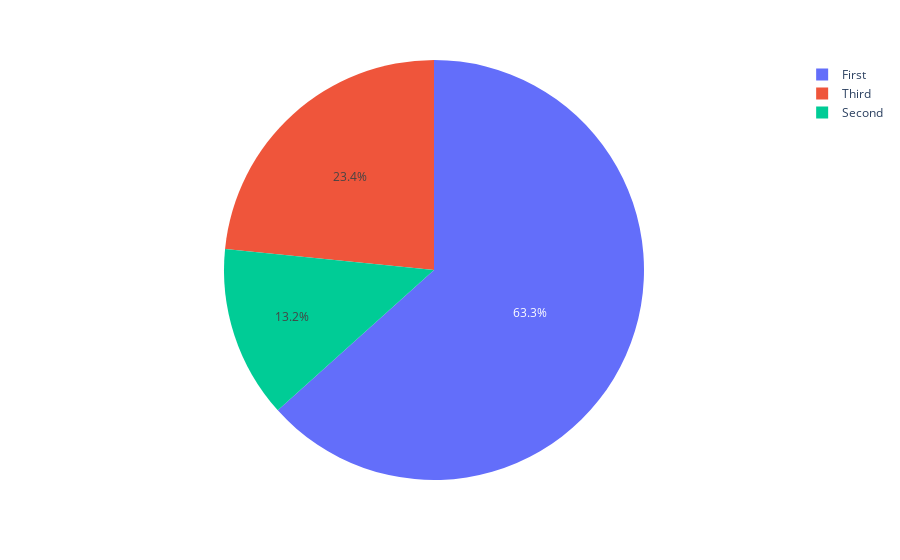

This figure's notebook cell:
### Markdown cell above
###### 4. Write a Python program to create a pie chart of the fare of class.

### Code cell
px.pie(df,values='fare',names='class')

### Figure 1 — Plotly figure (JSON) as saved in the notebook; plotly's stock layout.template omitted (floating-point values rounded to 4 significant figures; data arrays with more than 128 entries replaced by an {"elided": "..."} marker saying what was removed)
{"data": [{"domain": {"x": [0, 1], "y": [0, 1]}, "hovertemplate": "class=%{label}<br>fare=%{value}<extra></extra>", "labels": {"elided": "891 str values"}, "legendgroup": "", "name": "", "showlegend": true, "type": "pie", "values": {"elided": "891 float values"}}], "layout": {"legend": {"tracegroupgap": 0}, "margin": {"t": 60}}}
